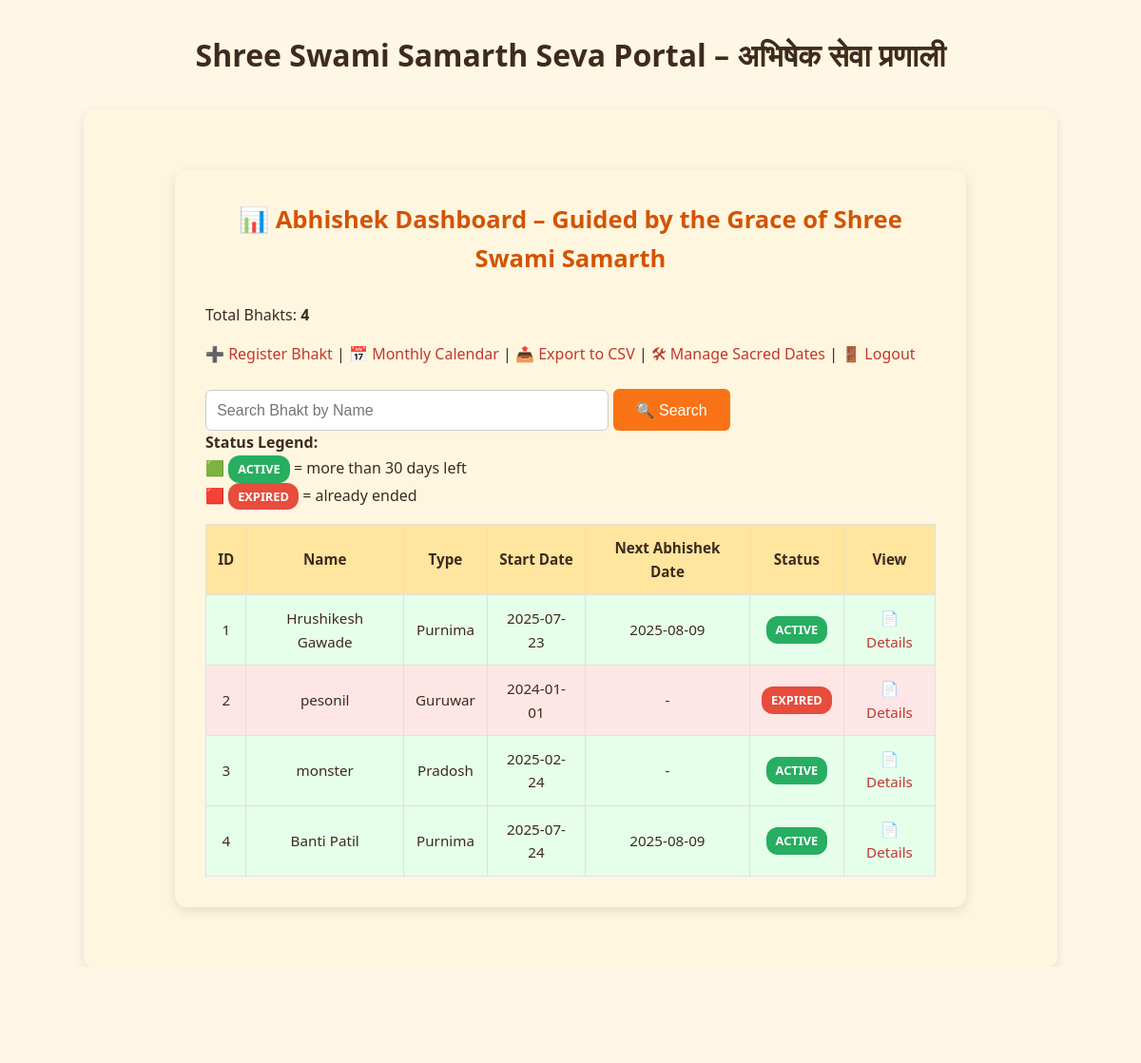
The app's page /dashboard (signed in) with its own data.
### tables this page shows
CREATE TABLE bhakts (
            id INTEGER PRIMARY KEY AUTOINCREMENT,
            name TEXT,
            gotra TEXT,
            abhishek_type TEXT,
            duration_months INTEGER,
            start_date TEXT,
            end_date TEXT
        , duration INTEGER DEFAULT 12);

### app.py (the view)
@app.route('/dashboard')
def dashboard():
    if not is_logged_in():
        return redirect(url_for('login'))
    conn = sqlite3.connect('bhakts.db')
    cursor = conn.cursor()
    cursor.execute("SELECT * FROM bhakts")
    bhakts = cursor.fetchall()
    conn.close()
    today = datetime.today().date()
    summary = []
    for row in bhakts:
        end_date = datetime.strptime(row[6], "%Y-%m-%d").date()
        status = "active" if end_date >= today else "expired"
        next_dates = calculate_abhishek_dates(row[3], row[5], row[4])
        summary.append((row[0], row[1], row[3], row[5], next_dates[0] if next_dates else "-", status))
    return render_template('dashboard.html', summary=summary, total=len(bhakts))

### app.py (called while the page is built)
def is_logged_in():
    return 'user' in session

def load_sacred_dates():
    with open(SACRED_DATES_FILE, 'r') as f:
        return json.load(f)

def calculate_abhishek_dates(abhishek_type, start_date, duration_months):
    sacred_dates = load_sacred_dates().get(abhishek_type, [])
    start = datetime.strptime(start_date, "%Y-%m-%d")
    end = start + timedelta(days=30 * duration_months)
    result = [d for d in sacred_dates if start <= datetime.strptime(d, "%Y-%m-%d") <= end]
    return result

@app.context_processor
def inject_now():
    return {'now': lambda: datetime.now()}

### templates/dashboard.html (shortened to what this page needs)
{% extends "base.html" %}
{% block content %}
<div class="dashboard-container">
  <h2>📊 Abhishek Dashboard – Guided by the Grace of Shree Swami Samarth</h2>
  <p>Total Bhakts: <strong>{{ total }}</strong></p>
  <div class="dashboard-links">
    <a href="{{ url_for('register') }}">➕ Register Bhakt</a> |
    <a href="{{ url_for('calendar') }}">📅 Monthly Calendar</a> |
    <a href="{{ url_for('export_csv') }}">📤 Export to CSV</a> |
    <a href="{{ url_for('sacred_dates') }}">🛠 Manage Sacred Dates</a> |
    <a href="{{ url_for('logout') }}">🚪 Logout</a>
  </div>
  <form method="GET" action="{{ url_for('search') }}" class="search-form">
    <input type="text" name="q" placeholder="Search Bhakt by Name" required>
    <button type="submit">🔍 Search</button>
  </form>
  <div class="status-legend">
    <strong>Status Legend:</strong><br>
    🟩 <span class="badge active">Active</span> = more than 30 days left<br>
    🟥 <span class="badge expired">Expired</span> = already ended
  </div>
  <table class="bhakt-table">
    <thead>
      <tr>
        <th>ID</th>
        <th>Name</th>
        <th>Type</th>
        <th>Start Date</th>
        <th>Next Abhishek Date</th>
        <th>Status</th>
        <th>View</th>
      </tr>
    </thead>
    <tbody>
      {% for b in summary %}
      <tr class="{% if b[5] == 'expired' %}row-expired{% elif b[5] == 'expiring_soon' %}row-warning{% else %}row-active{% endif %}">
        <td>{{ b[0] }}</td>
        <td>{{ b[1] }}</td>
        <td>{{ b[2] }}</td>
        <td>{{ b[3] }}</td>
        <td>{{ b[4] }}</td>
        <td><span class="badge {{ b[5] }}">{{ b[5]|replace('_', ' ')|upper }}</span></td>
        <td><a href="{{ url_for('bhakt_detail', bhakt_id=b[0]) }}">📄 Details</a></td>
      </tr>
      {% endfor %}
    </tbody>
  </table>
</div>
{% endblock %}

### static/css/style.css (style rules this page uses)
body { background-color: #fff7e6; font-family: 'Segoe UI', sans-serif; margin: 0; padding: 0; text-align: center; color: #3d2b1f; background-image: url("/static/img/swami-bg-pattern.png"); background-repeat: repeat-y; background-position: center top; background-size: cover; background-attachment: fixed; line-height: 1.6; }
.container, .dashboard-container, .login-container { background-color: #fff6e0; border-radius: 12px; padding: 2em; box-shadow: 0 4px 12px rgba(0, 0, 0, 0.1); position: relative; z-index: 1; transition: transform 0.2s ease; }
.container, .dashboard-container { width: 80%; max-width: 1000px; margin: 2em auto; text-align: left; }
.container h2, .dashboard-container h2, .login-container h2 { color: #d35400; margin-top: 0; margin-bottom: 1em; text-align: center; font-size: 1.6rem; }
a { color: #c0392b; text-decoration: none; }
input[type="text"], input[type="password"], input[type="date"], select { width: 100%; max-width: 400px; padding: 0.7em; font-size: 1em; border: 1px solid #ccc; border-radius: 6px; transition: border-color 0.3s, box-shadow 0.3s; }
button, form button, .search-form button { background-color: #f97316; color: white; font-size: 1em; border: none; padding: 0.8em 1.5em; border-radius: 6px; cursor: pointer; margin-top: 0.5em; transition: background-color 0.3s ease, box-shadow 0.2s; }
.dashboard-links { margin-bottom: 15px; font-size: 1rem; }
table, .bhakt-table { width: 100%; border-collapse: collapse; margin-top: 1em; font-size: 0.95rem; }
thead { background-color: #ffe59d; }
th, td { padding: 0.8em; text-align: center; border: 1px solid #e0e0e0; }
.row-active { background-color: #e6ffea; }
.row-expired { background-color: #ffe6e6; }
.badge { padding: 4px 10px; border-radius: 12px; font-size: 0.8rem; font-weight: bold; display: inline-block; text-transform: uppercase; }
.badge.active { background-color: #27ae60; color: white; }
.badge.expired { background-color: #e74c3c; color: white; }

### records on screen
bhakts: id "1", name "Hrushikesh Gawade", abhishek_type "Purnima", start_date "2025-07-23", b "2025-08-09", b "ACTIVE"
bhakts: id "2", name "pesonil", abhishek_type "Guruwar", start_date "2024-01-01", b "-", b "EXPIRED"
bhakts: id "3", name "monster", abhishek_type "Pradosh", start_date "2025-02-24", b "-", b "ACTIVE"
bhakts: id "4", name "Banti Patil", abhishek_type "Purnima", start_date "2025-07-24", b "2025-08-09", b "ACTIVE"

### other values on screen
{{ total }} "4"
